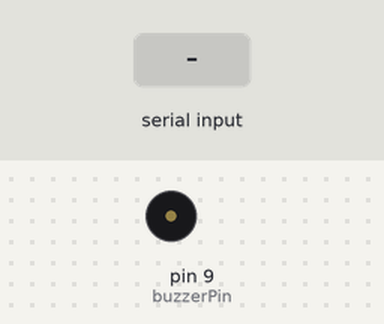
A sketch run on a simulated Arduino Uno, built with avr-gcc and run on an emulated ATmega328P. Shown: buzzer (waves = sounding). The test bench sets the inputs (shaded band).

Above: at 1.2 s.
1.3 s: "C" received over Serial
At 2.1 s:
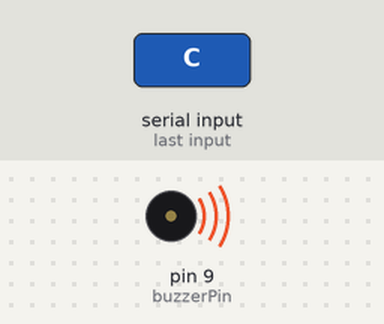
Timing chart, 0 to 4.3 s (numbered marks = the images above; inputs shaded):
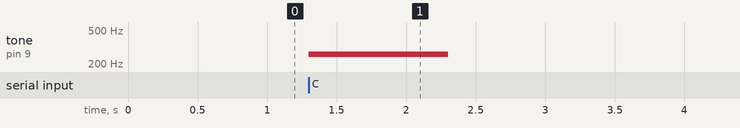

The sketch:

serial_communication_buzzer.ino
```cpp
const int buzzerPin = 9;

void setup() {
  Serial.begin(9600);
  pinMode(buzzerPin, OUTPUT);
}

void loop() {
  if (Serial.available() > 0) { // if there's serial data available
    int inData = Serial.read();   // read it
    if(inData == 'C') {
      tone(buzzerPin, 261.63, 1000);
    }
    if(inData == 'D') {
      tone(buzzerPin, 293.66, 1000);
    }
    if(inData == 'E') {
      tone(buzzerPin, 329.63, 1000);
    }
    if(inData == 'F') {
      tone(buzzerPin, 349.23, 1000);
    }
    if(inData == 'G') {
      tone(buzzerPin, 392, 1000);
    }
    if(inData == 'A') {
      tone(buzzerPin, 440, 1000);
    }
    if(inData == 'B') {
      tone(buzzerPin, 493.88, 1000);
    }
    if(inData == 'c') {
      tone(buzzerPin, 523.25, 1000);
    }
  }
}
```

Measured:
- after the input at 1.3 s, tone on pin 9 (buzzerPin): silent → 261 Hz at once, → silent 1.0 s later
